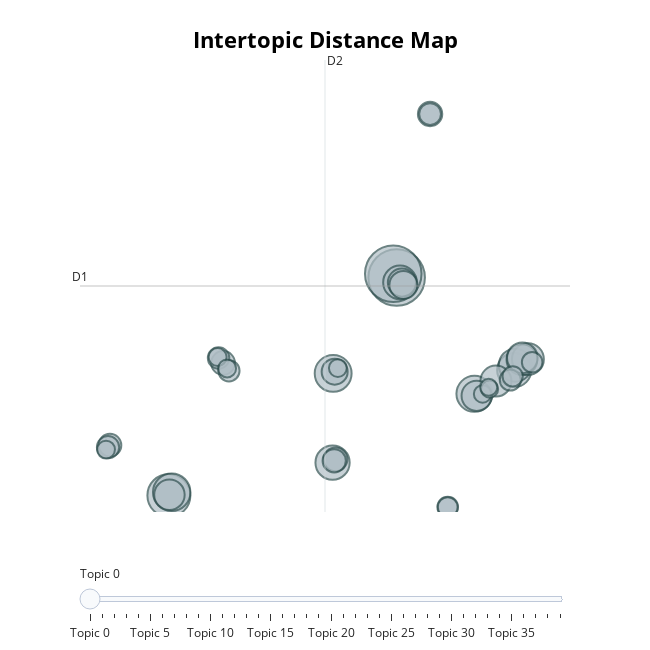

Write notebook code for a chart like this one.
### Code cell
topics, probs= topic_model.reduce_topics(customerevaluations["body"], topics, nr_topics=80)
topic_model.visualize_topics()

### Figure 1 — Plotly figure (JSON) as saved in the notebook; plotly's stock layout.template omitted (floating-point values rounded to 4 significant figures)
{"data": [{"customdata": [[0, "konto | wurde | gekündigt | bank | geld", 1311], [1, "karte | visa | kreditkarte | bank | wurde", 1310], [2, "telefon | freundlich | kompetent | kompetente | freundliche", 757], [3, "beratung | kompetente | gute | freundliche | schnelle", 575], [4, "kundenservice | schlechter | service | schlechteste | unfreundlich", 557], [5, "app | tan2go | funktioniert | handy | mehr", 532], [6, "schnelle | antwort | hilfe | danke | dank", 479], [7, "service | guter | schneller | gute | super", 478], [8, "schnelle | bearbeitung | kredit | schnell | abwicklung", 464], [9, "online | banking | onlinebanking | gute | super", 446], [10, "app | super | übersichtlich | tolle | gute", 417], [11, "app | banking | super | bank | gut", 394], [12, "konto | kontoeröffnung | schnelle | schnell | super", 387], [13, "schnell | unkompliziert | zuverlässig | einfach | super", 382], [14, "beraten | gespräch | geholfen | freundlich | kompetent", 380], [15, "online | banking | bank | onlinebanking | neue", 372], [16, "kredit | versicherung | bank | wurde | zinsen", 325], [17, "deutschen | deutsche | deutsch | bank | konto", 322], [18, "hotline | minuten | telefon | warteschleife | wartezeit", 277], [19, "top | einfach | negatives | bessere | erkundet", 243], [20, "mail | per | antwort | phishing | anfrage", 232], [21, "zufrieden | rundum | super | immer | empfehlen", 231], [22, "beantwortet | frage | fragen | antwort | anfrage", 221], [23, "jahren | zufrieden | seit | kunde | vielen", 212], [24, "probleme | bank | seit | jahren | kunde", 203], [25, "besser | meckern | geht | müll | stern", 194], [26, "zufrieden | bank | froh | voll | leistungen", 189], [27, "perfekt | funktioniert | gut | super | ok", 184], [28, "beste | bestens | best | bank | ever", 182], [29, "kompetent | freundlich | hilfsbereit | schnell | immer", 175], [30, "einfach | unkompliziert | übersichtlich | bedienen | bedienung", 173], [31, "super | service | hervorragend | einfach | schnelle", 168], [32, "mitarbeiter | freundliche | freundlich | kompetente | hilfsbereit", 159], [33, "empfehlen | empfehlenswert | zufrieden | top | super", 133], [34, "zufrieden | zufriedenheit | voll | vollsten | super", 132], [35, "minuten | warten | warteschleife | warteschlange | mitarbeiter", 130], [36, "erfahrungen | gemacht | positive | gute | erfahrung", 130], [37, "tan | phototan | verfahren | app | photo", 125], [38, "cashback | prime | cashbacks | superdeals | deals", 120], [39, "apple | pay | app | applepay | bank", 120]], "hovertemplate": "<b>Topic %{customdata[0]}</b><br>Words: %{customdata[1]}<br>Size: %{customdata[2]}", "legendgroup": "", "marker": {"color": "#B0BEC5", "line": {"color": "DarkSlateGrey", "width": 2}, "size": [1311, 1310, 757, 575, 557, 532, 479, 478, 464, 446, 417, 394, 387, 382, 380, 372, 325, 322, 277, 243, 232, 231, 221, 212, 203, 194, 189, 184, 182, 175, 173, 168, 159, 133, 132, 130, 130, 125, 120, 120], "sizemode": "area", "sizeref": 0.8194, "symbol": "circle"}, "mode": "markers", "name": "", "orientation": "v", "showlegend": false, "type": "scatter", "x": [7.572, 7.353, -7.18, -6.998, 3.46, 12.61, 3.421, 15.19, 7.789, 15.26, 16.07, 14.0, 15.69, 15.71, -7.144, 12.75, 7.914, 8.012, 3.558, 9.738, 3.612, -3.67, 3.527, -11.0, -11.12, 9.738, -3.962, -3.289, 14.93, 10.88, 16.35, 15.09, 10.88, -4.023, -3.41, 3.764, -11.25, 13.14, 13.59, 13.53], "xaxis": "x", "y": [11.17, 11.38, -1.215, -1.034, 5.719, 4.557, 0.6484, 5.91, 10.89, 6.184, 6.53, 5.281, 6.495, 6.602, -1.18, 4.446, 10.88, 10.75, 5.819, 20.46, 0.8388, 6.31, 0.7539, 1.643, 1.523, 20.46, 6.593, 5.867, 5.346, -1.876, 6.352, 5.555, -1.875, 6.648, 5.998, 6.022, 1.388, 4.55, 4.826, 4.931], "yaxis": "y"}], "layout": {"annotations": [{"showarrow": false, "text": "D1", "x": -12.94, "y": 10.69, "yshift": 10}, {"showarrow": false, "text": "D2", "x": 2.932, "xshift": 10, "y": 23.53}], "height": 650, "hoverlabel": {"bgcolor": "white", "font": {"family": "Rockwell", "size": 16}}, "legend": {"itemsizing": "constant", "tracegroupgap": 0}, "margin": {"t": 60}, "shapes": [{"line": {"color": "#CFD8DC", "width": 2}, "type": "line", "x0": 2.932, "x1": 2.932, "y0": -2.157, "y1": 23.53}, {"line": {"color": "#9E9E9E", "width": 2}, "type": "line", "x0": -12.94, "x1": 18.8, "y0": 10.69, "y1": 10.69}], "sliders": [{"active": 0, "pad": {"t": 50}, "steps": [{"args": [{"marker.color": [["red", "#B0BEC5", "#B0BEC5", "#B0BEC5", "#B0BEC5", "#B0BEC5", "#B0BEC5", "#B0BEC5", "#B0BEC5", "#B0BEC5", "#B0BEC5", "#B0BEC5", "#B0BEC5", "#B0BEC5", "#B0BEC5", "#B0BEC5", "#B0BEC5", "#B0BEC5", "#B0BEC5", "#B0BEC5", "#B0BEC5", "#B0BEC5", "#B0BEC5", "#B0BEC5", "#B0BEC5", "#B0BEC5", "#B0BEC5", "#B0BEC5", "#B0BEC5", "#B0BEC5", "#B0BEC5", "#B0BEC5", "#B0BEC5", "#B0BEC5", "#B0BEC5", "#B0BEC5", "#B0BEC5", "#B0BEC5", "#B0BEC5", "#B0BEC5"]]}], "label": "Topic 0", "method": "update"}, {"args": [{"marker.color": [["#B0BEC5", "red", "#B0BEC5", "#B0BEC5", "#B0BEC5", "#B0BEC5", "#B0BEC5", "#B0BEC5", "#B0BEC5", "#B0BEC5", "#B0BEC5", "#B0BEC5", "#B0BEC5", "#B0BEC5", "#B0BEC5", "#B0BEC5", "#B0BEC5", "#B0BEC5", "#B0BEC5", "#B0BEC5", "#B0BEC5", "#B0BEC5", "#B0BEC5", "#B0BEC5", "#B0BEC5", "#B0BEC5", "#B0BEC5", "#B0BEC5", "#B0BEC5", "#B0BEC5", "#B0BEC5", "#B0BEC5", "#B0BEC5", "#B0BEC5", "#B0BEC5", "#B0BEC5", "#B0BEC5", "#B0BEC5", "#B0BEC5", "#B0BEC5"]]}], "label": "Topic 1", "method": "update"}, {"args": [{"marker.color": [["#B0BEC5", "#B0BEC5", "red", "#B0BEC5", "#B0BEC5", "#B0BEC5", "#B0BEC5", "#B0BEC5", "#B0BEC5", "#B0BEC5", "#B0BEC5", "#B0BEC5", "#B0BEC5", "#B0BEC5", "#B0BEC5", "#B0BEC5", "#B0BEC5", "#B0BEC5", "#B0BEC5", "#B0BEC5", "#B0BEC5", "#B0BEC5", "#B0BEC5", "#B0BEC5", "#B0BEC5", "#B0BEC5", "#B0BEC5", "#B0BEC5", "#B0BEC5", "#B0BEC5", "#B0BEC5", "#B0BEC5", "#B0BEC5", "#B0BEC5", "#B0BEC5", "#B0BEC5", "#B0BEC5", "#B0BEC5", "#B0BEC5", "#B0BEC5"]]}], "label": "Topic 2", "method": "update"}, {"args": [{"marker.color": [["#B0BEC5", "#B0BEC5", "#B0BEC5", "red", "#B0BEC5", "#B0BEC5", "#B0BEC5", "#B0BEC5", "#B0BEC5", "#B0BEC5", "#B0BEC5", "#B0BEC5", "#B0BEC5", "#B0BEC5", "#B0BEC5", "#B0BEC5", "#B0BEC5", "#B0BEC5", "#B0BEC5", "#B0BEC5", "#B0BEC5", "#B0BEC5", "#B0BEC5", "#B0BEC5", "#B0BEC5", "#B0BEC5", "#B0BEC5", "#B0BEC5", "#B0BEC5", "#B0BEC5", "#B0BEC5", "#B0BEC5", "#B0BEC5", "#B0BEC5", "#B0BEC5", "#B0BEC5", "#B0BEC5", "#B0BEC5", "#B0BEC5", "#B0BEC5"]]}], "label": "Topic 3", "method": "update"}, {"args": [{"marker.color": [["#B0BEC5", "#B0BEC5", "#B0BEC5", "#B0BEC5", "red", "#B0BEC5", "#B0BEC5", "#B0BEC5", "#B0BEC5", "#B0BEC5", "#B0BEC5", "#B0BEC5", "#B0BEC5", "#B0BEC5", "#B0BEC5", "#B0BEC5", "#B0BEC5", "#B0BEC5", "#B0BEC5", "#B0BEC5", "#B0BEC5", "#B0BEC5", "#B0BEC5", "#B0BEC5", "#B0BEC5", "#B0BEC5", "#B0BEC5", "#B0BEC5", "#B0BEC5", "#B0BEC5", "#B0BEC5", "#B0BEC5", "#B0BEC5", "#B0BEC5", "#B0BEC5", "#B0BEC5", "#B0BEC5", "#B0BEC5", "#B0BEC5", "#B0BEC5"]]}], "label": "Topic 4", "method": "update"}, {"args": [{"marker.color": [["#B0BEC5", "#B0BEC5", "#B0BEC5", "#B0BEC5", "#B0BEC5", "red", "#B0BEC5", "#B0BEC5", "#B0BEC5", "#B0BEC5", "#B0BEC5", "#B0BEC5", "#B0BEC5", "#B0BEC5", "#B0BEC5", "#B0BEC5", "#B0BEC5", "#B0BEC5", "#B0BEC5", "#B0BEC5", "#B0BEC5", "#B0BEC5", "#B0BEC5", "#B0BEC5", "#B0BEC5", "#B0BEC5", "#B0BEC5", "#B0BEC5", "#B0BEC5", "#B0BEC5", "#B0BEC5", "#B0BEC5", "#B0BEC5", "#B0BEC5", "#B0BEC5", "#B0BEC5", "#B0BEC5", "#B0BEC5", "#B0BEC5", "#B0BEC5"]]}], "label": "Topic 5", "method": "update"}, {"args": [{"marker.color": [["#B0BEC5", "#B0BEC5", "#B0BEC5", "#B0BEC5", "#B0BEC5", "#B0BEC5", "red", "#B0BEC5", "#B0BEC5", "#B0BEC5", "#B0BEC5", "#B0BEC5", "#B0BEC5", "#B0BEC5", "#B0BEC5", "#B0BEC5", "#B0BEC5", "#B0BEC5", "#B0BEC5", "#B0BEC5", "#B0BEC5", "#B0BEC5", "#B0BEC5", "#B0BEC5", "#B0BEC5", "#B0BEC5", "#B0BEC5", "#B0BEC5", "#B0BEC5", "#B0BEC5", "#B0BEC5", "#B0BEC5", "#B0BEC5", "#B0BEC5", "#B0BEC5", "#B0BEC5", "#B0BEC5", "#B0BEC5", "#B0BEC5", "#B0BEC5"]]}], "label": "Topic 6", "method": "update"}, {"args": [{"marker.color": [["#B0BEC5", "#B0BEC5", "#B0BEC5", "#B0BEC5", "#B0BEC5", "#B0BEC5", "#B0BEC5", "red", "#B0BEC5", "#B0BEC5", "#B0BEC5", "#B0BEC5", "#B0BEC5", "#B0BEC5", "#B0BEC5", "#B0BEC5", "#B0BEC5", "#B0BEC5", "#B0BEC5", "#B0BEC5", "#B0BEC5", "#B0BEC5", "#B0BEC5", "#B0BEC5", "#B0BEC5", "#B0BEC5", "#B0BEC5", "#B0BEC5", "#B0BEC5", "#B0BEC5", "#B0BEC5", "#B0BEC5", "#B0BEC5", "#B0BEC5", "#B0BEC5", "#B0BEC5", "#B0BEC5", "#B0BEC5", "#B0BEC5", "#B0BEC5"]]}], "label": "Topic 7", "method": "update"}, {"args": [{"marker.color": [["#B0BEC5", "#B0BEC5", "#B0BEC5", "#B0BEC5", "#B0BEC5", "#B0BEC5", "#B0BEC5", "#B0BEC5", "red", "#B0BEC5", "#B0BEC5", "#B0BEC5", "#B0BEC5", "#B0BEC5", "#B0BEC5", "#B0BEC5", "#B0BEC5", "#B0BEC5", "#B0BEC5", "#B0BEC5", "#B0BEC5", "#B0BEC5", "#B0BEC5", "#B0BEC5", "#B0BEC5", "#B0BEC5", "#B0BEC5", "#B0BEC5", "#B0BEC5", "#B0BEC5", "#B0BEC5", "#B0BEC5", "#B0BEC5", "#B0BEC5", "#B0BEC5", "#B0BEC5", "#B0BEC5", "#B0BEC5", "#B0BEC5", "#B0BEC5"]]}], "label": "Topic 8", "method": "update"}, {"args": [{"marker.color": [["#B0BEC5", "#B0BEC5", "#B0BEC5", "#B0BEC5", "#B0BEC5", "#B0BEC5", "#B0BEC5", "#B0BEC5", "#B0BEC5", "red", "#B0BEC5", "#B0BEC5", "#B0BEC5", "#B0BEC5", "#B0BEC5", "#B0BEC5", "#B0BEC5", "#B0BEC5", "#B0BEC5", "#B0BEC5", "#B0BEC5", "#B0BEC5", "#B0BEC5", "#B0BEC5", "#B0BEC5", "#B0BEC5", "#B0BEC5", "#B0BEC5", "#B0BEC5", "#B0BEC5", "#B0BEC5", "#B0BEC5", "#B0BEC5", "#B0BEC5", "#B0BEC5", "#B0BEC5", "#B0BEC5", "#B0BEC5", "#B0BEC5", "#B0BEC5"]]}], "label": "Topic 9", "method": "update"}, {"args": [{"marker.color": [["#B0BEC5", "#B0BEC5", "#B0BEC5", "#B0BEC5", "#B0BEC5", "#B0BEC5", "#B0BEC5", "#B0BEC5", "#B0BEC5", "#B0BEC5", "red", "#B0BEC5", "#B0BEC5", "#B0BEC5", "#B0BEC5", "#B0BEC5", "#B0BEC5", "#B0BEC5", "#B0BEC5", "#B0BEC5", "#B0BEC5", "#B0BEC5", "#B0BEC5", "#B0BEC5", "#B0BEC5", "#B0BEC5", "#B0BEC5", "#B0BEC5", "#B0BEC5", "#B0BEC5", "#B0BEC5", "#B0BEC5", "#B0BEC5", "#B0BEC5", "#B0BEC5", "#B0BEC5", "#B0BEC5", "#B0BEC5", "#B0BEC5", "#B0BEC5"]]}], "label": "Topic 10", "method": "update"}, {"args": [{"marker.color": [["#B0BEC5", "#B0BEC5", "#B0BEC5", "#B0BEC5", "#B0BEC5", "#B0BEC5", "#B0BEC5", "#B0BEC5", "#B0BEC5", "#B0BEC5", "#B0BEC5", "red", "#B0BEC5", "#B0BEC5", "#B0BEC5", "#B0BEC5", "#B0BEC5", "#B0BEC5", "#B0BEC5", "#B0BEC5", "#B0BEC5", "#B0BEC5", "#B0BEC5", "#B0BEC5", "#B0BEC5", "#B0BEC5", "#B0BEC5", "#B0BEC5", "#B0BEC5", "#B0BEC5", "#B0BEC5", "#B0BEC5", "#B0BEC5", "#B0BEC5", "#B0BEC5", "#B0BEC5", "#B0BEC5", "#B0BEC5", "#B0BEC5", "#B0BEC5"]]}], "label": "Topic 11", "method": "update"}, {"args": [{"marker.color": [["#B0BEC5", "#B0BEC5", "#B0BEC5", "#B0BEC5", "#B0BEC5", "#B0BEC5", "#B0BEC5", "#B0BEC5", "#B0BEC5", "#B0BEC5", "#B0BEC5", "#B0BEC5", "red", "#B0BEC5", "#B0BEC5", "#B0BEC5", "#B0BEC5", "#B0BEC5", "#B0BEC5", "#B0BEC5", "#B0BEC5", "#B0BEC5", "#B0BEC5", "#B0BEC5", "#B0BEC5", "#B0BEC5", "#B0BEC5", "#B0BEC5", "#B0BEC5", "#B0BEC5", "#B0BEC5", "#B0BEC5", "#B0BEC5", "#B0BEC5", "#B0BEC5", "#B0BEC5", "#B0BEC5", "#B0BEC5", "#B0BEC5", "#B0BEC5"]]}], "label": "Topic 12", "method": "update"}, {"args": [{"marker.color": [["#B0BEC5", "#B0BEC5", "#B0BEC5", "#B0BEC5", "#B0BEC5", "#B0BEC5", "#B0BEC5", "#B0BEC5", "#B0BEC5", "#B0BEC5", "#B0BEC5", "#B0BEC5", "#B0BEC5", "red", "#B0BEC5", "#B0BEC5", "#B0BEC5", "#B0BEC5", "#B0BEC5", "#B0BEC5", "#B0BEC5", "#B0BEC5", "#B0BEC5", "#B0BEC5", "#B0BEC5", "#B0BEC5", "#B0BEC5", "#B0BEC5", "#B0BEC5", "#B0BEC5", "#B0BEC5", "#B0BEC5", "#B0BEC5", "#B0BEC5", "#B0BEC5", "#B0BEC5", "#B0BEC5", "#B0BEC5", "#B0BEC5", "#B0BEC5"]]}], "label": "Topic 13", "method": "update"}, {"args": [{"marker.color": [["#B0BEC5", "#B0BEC5", "#B0BEC5", "#B0BEC5", "#B0BEC5", "#B0BEC5", "#B0BEC5", "#B0BEC5", "#B0BEC5", "#B0BEC5", "#B0BEC5", "#B0BEC5", "#B0BEC5", "#B0BEC5", "red", "#B0BEC5", "#B0BEC5", "#B0BEC5", "#B0BEC5", "#B0BEC5", "#B0BEC5", "#B0BEC5", "#B0BEC5", "#B0BEC5", "#B0BEC5", "#B0BEC5", "#B0BEC5", "#B0BEC5", "#B0BEC5", "#B0BEC5", "#B0BEC5", "#B0BEC5", "#B0BEC5", "#B0BEC5", "#B0BEC5", "#B0BEC5", "#B0BEC5", "#B0BEC5", "#B0BEC5", "#B0BEC5"]]}], "label": "Topic 14", "method": "update"}, {"args": [{"marker.color": [["#B0BEC5", "#B0BEC5", "#B0BEC5", "#B0BEC5", "#B0BEC5", "#B0BEC5", "#B0BEC5", "#B0BEC5", "#B0BEC5", "#B0BEC5", "#B0BEC5", "#B0BEC5", "#B0BEC5", "#B0BEC5", "#B0BEC5", "red", "#B0BEC5", "#B0BEC5", "#B0BEC5", "#B0BEC5", "#B0BEC5", "#B0BEC5", "#B0BEC5", "#B0BEC5", "#B0BEC5", "#B0BEC5", "#B0BEC5", "#B0BEC5", "#B0BEC5", "#B0BEC5", "#B0BEC5", "#B0BEC5", "#B0BEC5", "#B0BEC5", "#B0BEC5", "#B0BEC5", "#B0BEC5", "#B0BEC5", "#B0BEC5", "#B0BEC5"]]}], "label": "Topic 15", "method": "update"}, {"args": [{"marker.color": [["#B0BEC5", "#B0BEC5", "#B0BEC5", "#B0BEC5", "#B0BEC5", "#B0BEC5", "#B0BEC5", "#B0BEC5", "#B0BEC5", "#B0BEC5", "#B0BEC5", "#B0BEC5", "#B0BEC5", "#B0BEC5", "#B0BEC5", "#B0BEC5", "red", "#B0BEC5", "#B0BEC5", "#B0BEC5", "#B0BEC5", "#B0BEC5", "#B0BEC5", "#B0BEC5", "#B0BEC5", "#B0BEC5", "#B0BEC5", "#B0BEC5", "#B0BEC5", "#B0BEC5", "#B0BEC5", "#B0BEC5", "#B0BEC5", "#B0BEC5", "#B0BEC5", "#B0BEC5", "#B0BEC5", "#B0BEC5", "#B0BEC5", "#B0BEC5"]]}], "label": "Topic 16", "method": "update"}, {"args": [{"marker.color": [["#B0BEC5", "#B0BEC5", "#B0BEC5", "#B0BEC5", "#B0BEC5", "#B0BEC5", "#B0BEC5", "#B0BEC5", "#B0BEC5", "#B0BEC5", "#B0BEC5", "#B0BEC5", "#B0BEC5", "#B0BEC5", "#B0BEC5", "#B0BEC5", "#B0BEC5", "red", "#B0BEC5", "#B0BEC5", "#B0BEC5", "#B0BEC5", "#B0BEC5", "#B0BEC5", "#B0BEC5", "#B0BEC5", "#B0BEC5", "#B0BEC5", "#B0BEC5", "#B0BEC5", "#B0BEC5", "#B0BEC5", "#B0BEC5", "#B0BEC5", "#B0BEC5", "#B0BEC5", "#B0BEC5", "#B0BEC5", "#B0BEC5", "#B0BEC5"]]}], "label": "Topic 17", "method": "update"}, {"args": [{"marker.color": [["#B0BEC5", "#B0BEC5", "#B0BEC5", "#B0BEC5", "#B0BEC5", "#B0BEC5", "#B0BEC5", "#B0BEC5", "#B0BEC5", "#B0BEC5", "#B0BEC5", "#B0BEC5", "#B0BEC5", "#B0BEC5", "#B0BEC5", "#B0BEC5", "#B0BEC5", "#B0BEC5", "red", "#B0BEC5", "#B0BEC5", "#B0BEC5", "#B0BEC5", "#B0BEC5", "#B0BEC5", "#B0BEC5", "#B0BEC5", "#B0BEC5", "#B0BEC5", "#B0BEC5", "#B0BEC5", "#B0BEC5", "#B0BEC5", "#B0BEC5", "#B0BEC5", "#B0BEC5", "#B0BEC5", "#B0BEC5", "#B0BEC5", "#B0BEC5"]]}], "label": "Topic 18", "method": "update"}, {"args": [{"marker.color": [["#B0BEC5", "#B0BEC5", "#B0BEC5", "#B0BEC5", "#B0BEC5", "#B0BEC5", "#B0BEC5", "#B0BEC5", "#B0BEC5", "#B0BEC5", "#B0BEC5", "#B0BEC5", "#B0BEC5", "#B0BEC5", "#B0BEC5", "#B0BEC5", "#B0BEC5", "#B0BEC5", "#B0BEC5", "red", "#B0BEC5", "#B0BEC5", "#B0BEC5", "#B0BEC5", "#B0BEC5", "#B0BEC5", "#B0BEC5", "#B0BEC5", "#B0BEC5", "#B0BEC5", "#B0BEC5", "#B0BEC5", "#B0BEC5", "#B0BEC5", "#B0BEC5", "#B0BEC5", "#B0BEC5", "#B0BEC5", "#B0BEC5", "#B0BEC5"]]}], "label": "Topic 19", "method": "update"}, {"args": [{"marker.color": [["#B0BEC5", "#B0BEC5", "#B0BEC5", "#B0BEC5", "#B0BEC5", "#B0BEC5", "#B0BEC5", "#B0BEC5", "#B0BEC5", "#B0BEC5", "#B0BEC5", "#B0BEC5", "#B0BEC5", "#B0BEC5", "#B0BEC5", "#B0BEC5", "#B0BEC5", "#B0BEC5", "#B0BEC5", "#B0BEC5", "red", "#B0BEC5", "#B0BEC5", "#B0BEC5", "#B0BEC5", "#B0BEC5", "#B0BEC5", "#B0BEC5", "#B0BEC5", "#B0BEC5", "#B0BEC5", "#B0BEC5", "#B0BEC5", "#B0BEC5", "#B0BEC5", "#B0BEC5", "#B0BEC5", "#B0BEC5", "#B0BEC5", "#B0BEC5"]]}], "label": "Topic 20", "method": "update"}, {"args": [{"marker.color": [["#B0BEC5", "#B0BEC5", "#B0BEC5", "#B0BEC5", "#B0BEC5", "#B0BEC5", "#B0BEC5", "#B0BEC5", "#B0BEC5", "#B0BEC5", "#B0BEC5", "#B0BEC5", "#B0BEC5", "#B0BEC5", "#B0BEC5", "#B0BEC5", "#B0BEC5", "#B0BEC5", "#B0BEC5", "#B0BEC5", "#B0BEC5", "red", "#B0BEC5", "#B0BEC5", "#B0BEC5", "#B0BEC5", "#B0BEC5", "#B0BEC5", "#B0BEC5", "#B0BEC5", "#B0BEC5", "#B0BEC5", "#B0BEC5", "#B0BEC5", "#B0BEC5", "#B0BEC5", "#B0BEC5", "#B0BEC5", "#B0BEC5", "#B0BEC5"]]}], "label": "Topic 21", "method": "update"}, {"args": [{"marker.color": [["#B0BEC5", "#B0BEC5", "#B0BEC5", "#B0BEC5", "#B0BEC5", "#B0BEC5", "#B0BEC5", "#B0BEC5", "#B0BEC5", "#B0BEC5", "#B0BEC5", "#B0BEC5", "#B0BEC5", "#B0BEC5", "#B0BEC5", "#B0BEC5", "#B0BEC5", "#B0BEC5", "#B0BEC5", "#B0BEC5", "#B0BEC5", "#B0BEC5", "red", "#B0BEC5", "#B0BEC5", "#B0BEC5", "#B0BEC5", "#B0BEC5", "#B0BEC5", "#B0BEC5", "#B0BEC5", "#B0BEC5", "#B0BEC5", "#B0BEC5", "#B0BEC5", "#B0BEC5", "#B0BEC5", "#B0BEC5", "#B0BEC5", "#B0BEC5"]]}], "label": "Topic 22", "method": "update"}, {"args": [{"marker.color": [["#B0BEC5", "#B0BEC5", "#B0BEC5", "#B0BEC5", "#B0BEC5", "#B0BEC5", "#B0BEC5", "#B0BEC5", "#B0BEC5", "#B0BEC5", "#B0BEC5", "#B0BEC5", "#B0BEC5", "#B0BEC5", "#B0BEC5", "#B0BEC5", "#B0BEC5", "#B0BEC5", "#B0BEC5", "#B0BEC5", "#B0BEC5", "#B0BEC5", "#B0BEC5", "red", "#B0BEC5", "#B0BEC5", "#B0BEC5", "#B0BEC5", "#B0BEC5", "#B0BEC5", "#B0BEC5", "#B0BEC5", "#B0BEC5", "#B0BEC5", "#B0BEC5", "#B0BEC5", "#B0BEC5", "#B0BEC5", "#B0BEC5", "#B0BEC5"]]}], "label": "Topic 23", "method": "update"}, {"args": [{"marker.color": [["#B0BEC5", "#B0BEC5", "#B0BEC5", "#B0BEC5", "#B0BEC5", "#B0BEC5", "#B0BEC5", "#B0BEC5", "#B0BEC5", "#B0BEC5", "#B0BEC5", "#B0BEC5", "#B0BEC5", "#B0BEC5", "#B0BEC5", "#B0BEC5", "#B0BEC5", "#B0BEC5", "#B0BEC5", "#B0BEC5", "#B0BEC5", "#B0BEC5", "#B0BEC5", "#B0BEC5", "red", "#B0BEC5", "#B0BEC5", "#B0BEC5", "#B0BEC5", "#B0BEC5", "#B0BEC5", "#B0BEC5", "#B0BEC5", "#B0BEC5", "#B0BEC5", "#B0BEC5", "#B0BEC5", "#B0BEC5", "#B0BEC5", "#B0BEC5"]]}], "label": "Topic 24", "method": "update"}, {"args": [{"marker.color": [["#B0BEC5", "#B0BEC5", "#B0BEC5", "#B0BEC5", "#B0BEC5", "#B0BEC5", "#B0BEC5", "#B0BEC5", "#B0BEC5", "#B0BEC5", "#B0BEC5", "#B0BEC5", "#B0BEC5", "#B0BEC5", "#B0BEC5", "#B0BEC5", "#B0BEC5", "#B0BEC5", "#B0BEC5", "#B0BEC5", "#B0BEC5", "#B0BEC5", "#B0BEC5", "#B0BEC5", "#B0BEC5", "red", "#B0BEC5", "#B0BEC5", "#B0BEC5", "#B0BEC5", "#B0BEC5", "#B0BEC5", "#B0BEC5", "#B0BEC5", "#B0BEC5", "#B0BEC5", "#B0BEC5", "#B0BEC5", "#B0BEC5", "#B0BEC5"]]}], "label": "Topic 25", "method": "update"}, {"args": [{"marker.color": [["#B0BEC5", "#B0BEC5", "#B0BEC5", "#B0BEC5", "#B0BEC5", "#B0BEC5", "#B0BEC5", "#B0BEC5", "#B0BEC5", "#B0BEC5", "#B0BEC5", "#B0BEC5", "#B0BEC5", "#B0BEC5", "#B0BEC5", "#B0BEC5", "#B0BEC5", "#B0BEC5", "#B0BEC5", "#B0BEC5", "#B0BEC5", "#B0BEC5", "#B0BEC5", "#B0BEC5", "#B0BEC5", "#B0BEC5", "red", "#B0BEC5", "#B0BEC5", "#B0BEC5", "#B0BEC5", "#B0BEC5", "#B0BEC5", "#B0BEC5", "#B0BEC5", "#B0BEC5", "#B0BEC5", "#B0BEC5", "#B0BEC5", "#B0BEC5"]]}], "label": "Topic 26", "method": "update"}, {"args": [{"marker.color": [["#B0BEC5", "#B0BEC5", "#B0BEC5", "#B0BEC5", "#B0BEC5", "#B0BEC5", "#B0BEC5", "#B0BEC5", "#B0BEC5", "#B0BEC5", "#B0BEC5", "#B0BEC5", "#B0BEC5", "#B0BEC5", "#B0BEC5", "#B0BEC5", "#B0BEC5", "#B0BEC5", "#B0BEC5", "#B0BEC5", "#B0BEC5", "#B0BEC5", "#B0BEC5", "#B0BEC5", "#B0BEC5", "#B0BEC5", "#B0BEC5", "red", "#B0BEC5", "#B0BEC5", "#B0BEC5", "#B0BEC5", "#B0BEC5", "#B0BEC5", "#B0BEC5", "#B0BEC5", "#B0BEC5", "#B0BEC5", "#B0BEC5", "#B0BEC5"]]}], "label": "Topic 27", "method": "update"}, {"args": [{"marker.color": [["#B0BEC5", "#B0BEC5", "#B0BEC5", "#B0BEC5", "#B0BEC5", "#B0BEC5", "#B0BEC5", "#B0BEC5", "#B0BEC5", "#B0BEC5", "#B0BEC5", "#B0BEC5", "#B0BEC5", "#B0BEC5", "#B0BEC5", "#B0BEC5", "#B0BEC5", "#B0BEC5", "#B0BEC5", "#B0BEC5", "#B0BEC5", "#B0BEC5", "#B0BEC5", "#B0BEC5", "#B0BEC5", "#B0BEC5", "#B0BEC5", "#B0BEC5", "red", "#B0BEC5", "#B0BEC5", "#B0BEC5", "#B0BEC5", "#B0BEC5", "#B0BEC5", "#B0BEC5", "#B0BEC5", "#B0BEC5", "#B0BEC5", "#B0BEC5"]]}], "label": "Topic 28", "method": "update"}, {"args": [{"marker.color": [["#B0BEC5", "#B0BEC5", "#B0BEC5", "#B0BEC5", "#B0BEC5", "#B0BEC5", "#B0BEC5", "#B0BEC5", "#B0BEC5", "#B0BEC5", "#B0BEC5", "#B0BEC5", "#B0BEC5", "#B0BEC5", "#B0BEC5", "#B0BEC5", "#B0BEC5", "#B0BEC5", "#B0BEC5", "#B0BEC5", "#B0BEC5", "#B0BEC5", "#B0BEC5", "#B0BEC5", "#B0BEC5", "#B0BEC5", "#B0BEC5", "#B0BEC5", "#B0BEC5", "red", "#B0BEC5", "#B0BEC5", "#B0BEC5", "#B0BEC5", "#B0BEC5", "#B0BEC5", "#B0BEC5", "#B0BEC5", "#B0BEC5", "#B0BEC5"]]}], "label": "Topic 29", "method": "update"}, {"args": [{"marker.color": [["#B0BEC5", "#B0BEC5", "#B0BEC5", "#B0BEC5", "#B0BEC5", "#B0BEC5", "#B0BEC5", "#B0BEC5", "#B0BEC5", "#B0BEC5", "#B0BEC5", "#B0BEC5", "#B0BEC5", "#B0BEC5", "#B0BEC5", "#B0BEC5", "#B0BEC5", "#B0BEC5", "#B0BEC5", "#B0BEC5", "#B0BEC5", "#B0BEC5", "#B0BEC5", "#B0BEC5", "#B0BEC5", "#B0BEC5", "#B0BEC5", "#B0BEC5", "#B0BEC5", "#B0BEC5", "red", "#B0BEC5", "#B0BEC5", "#B0BEC5", "#B0BEC5", "#B0BEC5", "#B0BEC5", "#B0BEC5", "#B0BEC5", "#B0BEC5"]]}], "label": "Topic 30", "method": "update"}, {"args": [{"marker.color": [["#B0BEC5", "#B0BEC5", "#B0BEC5", "#B0BEC5", "#B0BEC5", "#B0BEC5", "#B0BEC5", "#B0BEC5", "#B0BEC5", "#B0BEC5", "#B0BEC5", "#B0BEC5", "#B0BEC5", "#B0BEC5", "#B0BEC5", "#B0BEC5", "#B0BEC5", "#B0BEC5", "#B0BEC5", "#B0BEC5", "#B0BEC5", "#B0BEC5", "#B0BEC5", "#B0BEC5", "#B0BEC5", "#B0BEC5", "#B0BEC5", "#B0BEC5", "#B0BEC5", "#B0BEC5", "#B0BEC5", "red", "#B0BEC5", "#B0BEC5", "#B0BEC5", "#B0BEC5", "#B0BEC5", "#B0BEC5", "#B0BEC5", "#B0BEC5"]]}], "label": "Topic 31", "method": "update"}, {"args": [{"marker.color": [["#B0BEC5", "#B0BEC5", "#B0BEC5", "#B0BEC5", "#B0BEC5", "#B0BEC5", "#B0BEC5", "#B0BEC5", "#B0BEC5", "#B0BEC5", "#B0BEC5", "#B0BEC5", "#B0BEC5", "#B0BEC5", "#B0BEC5", "#B0BEC5", "#B0BEC5", "#B0BEC5", "#B0BEC5", "#B0BEC5", "#B0BEC5", "#B0BEC5", "#B0BEC5", "#B0BEC5", "#B0BEC5", "#B0BEC5", "#B0BEC5", "#B0BEC5", "#B0BEC5", "#B0BEC5", "#B0BEC5", "#B0BEC5", "red", "#B0BEC5", "#B0BEC5", "#B0BEC5", "#B0BEC5", "#B0BEC5", "#B0BEC5", "#B0BEC5"]]}], "label": "Topic 32", "method": "update"}, {"args": [{"marker.color": [["#B0BEC5", "#B0BEC5", "#B0BEC5", "#B0BEC5", "#B0BEC5", "#B0BEC5", "#B0BEC5", "#B0BEC5", "#B0BEC5", "#B0BEC5", "#B0BEC5", "#B0BEC5", "#B0BEC5", "#B0BEC5", "#B0BEC5", "#B0BEC5", "#B0BEC5", "#B0BEC5", "#B0BEC5", "#B0BEC5", "#B0BEC5", "#B0BEC5", "#B0BEC5", "#B0BEC5", "#B0BEC5", "#B0BEC5", "#B0BEC5", "#B0BEC5", "#B0BEC5", "#B0BEC5", "#B0BEC5", "#B0BEC5", "#B0BEC5", "red", "#B0BEC5", "#B0BEC5", "#B0BEC5", "#B0BEC5", "#B0BEC5", "#B0BEC5"]]}], "label": "Topic 33", "method": "update"}, {"args": [{"marker.color": [["#B0BEC5", "#B0BEC5", "#B0BEC5", "#B0BEC5", "#B0BEC5", "#B0BEC5", "#B0BEC5", "#B0BEC5", "#B0BEC5", "#B0BEC5", "#B0BEC5", "#B0BEC5", "#B0BEC5", "#B0BEC5", "#B0BEC5", "#B0BEC5", "#B0BEC5", "#B0BEC5", "#B0BEC5", "#B0BEC5", "#B0BEC5", "#B0BEC5", "#B0BEC5", "#B0BEC5", "#B0BEC5", "#B0BEC5", "#B0BEC5", "#B0BEC5", "#B0BEC5", "#B0BEC5", "#B0BEC5", "#B0BEC5", "#B0BEC5", "#B0BEC5", "red", "#B0BEC5", "#B0BEC5", "#B0BEC5", "#B0BEC5", "#B0BEC5"]]}], "label": "Topic 34", "method": "update"}, {"args": [{"marker.color": [["#B0BEC5", "#B0BEC5", "#B0BEC5", "#B0BEC5", "#B0BEC5", "#B0BEC5", "#B0BEC5", "#B0BEC5", "#B0BEC5", "#B0BEC5", "#B0BEC5", "#B0BEC5", "#B0BEC5", "#B0BEC5", "#B0BEC5", "#B0BEC5", "#B0BEC5", "#B0BEC5", "#B0BEC5", "#B0BEC5", "#B0BEC5", "#B0BEC5", "#B0BEC5", "#B0BEC5", "#B0BEC5", "#B0BEC5", "#B0BEC5", "#B0BEC5", "#B0BEC5", "#B0BEC5", "#B0BEC5", "#B0BEC5", "#B0BEC5", "#B0BEC5", "#B0BEC5", "red", "#B0BEC5", "#B0BEC5", "#B0BEC5", "#B0BEC5"]]}], "label": "Topic 35", "method": "update"}, {"args": [{"marker.color": [["#B0BEC5", "#B0BEC5", "#B0BEC5", "#B0BEC5", "#B0BEC5", "#B0BEC5", "#B0BEC5", "#B0BEC5", "#B0BEC5", "#B0BEC5", "#B0BEC5", "#B0BEC5", "#B0BEC5", "#B0BEC5", "#B0BEC5", "#B0BEC5", "#B0BEC5", "#B0BEC5", "#B0BEC5", "#B0BEC5", "#B0BEC5", "#B0BEC5", "#B0BEC5", "#B0BEC5", "#B0BEC5", "#B0BEC5", "#B0BEC5", "#B0BEC5", "#B0BEC5", "#B0BEC5", "#B0BEC5", "#B0BEC5", "#B0BEC5", "#B0BEC5", "#B0BEC5", "#B0BEC5", "red", "#B0BEC5", "#B0BEC5", "#B0BEC5"]]}], "label": "Topic 36", "method": "update"}, {"args": [{"marker.color": [["#B0BEC5", "#B0BEC5", "#B0BEC5", "#B0BEC5", "#B0BEC5", "#B0BEC5", "#B0BEC5", "#B0BEC5", "#B0BEC5", "#B0BEC5", "#B0BEC5", "#B0BEC5", "#B0BEC5", "#B0BEC5", "#B0BEC5", "#B0BEC5", "#B0BEC5", "#B0BEC5", "#B0BEC5", "#B0BEC5", "#B0BEC5", "#B0BEC5", "#B0BEC5", "#B0BEC5", "#B0BEC5", "#B0BEC5", "#B0BEC5", "#B0BEC5", "#B0BEC5", "#B0BEC5", "#B0BEC5", "#B0BEC5", "#B0BEC5", "#B0BEC5", "#B0BEC5", "#B0BEC5", "#B0BEC5", "red", "#B0BEC5", "#B0BEC5"]]}], "label": "Topic 37", "method": "update"}, {"args": [{"marker.color": [["#B0BEC5", "#B0BEC5", "#B0BEC5", "#B0BEC5", "#B0BEC5", "#B0BEC5", "#B0BEC5", "#B0BEC5", "#B0BEC5", "#B0BEC5", "#B0BEC5", "#B0BEC5", "#B0BEC5", "#B0BEC5", "#B0BEC5", "#B0BEC5", "#B0BEC5", "#B0BEC5", "#B0BEC5", "#B0BEC5", "#B0BEC5", "#B0BEC5", "#B0BEC5", "#B0BEC5", "#B0BEC5", "#B0BEC5", "#B0BEC5", "#B0BEC5", "#B0BEC5", "#B0BEC5", "#B0BEC5", "#B0BEC5", "#B0BEC5", "#B0BEC5", "#B0BEC5", "#B0BEC5", "#B0BEC5", "#B0BEC5", "red", "#B0BEC5"]]}], "label": "Topic 38", "method": "update"}, {"args": [{"marker.color": [["#B0BEC5", "#B0BEC5", "#B0BEC5", "#B0BEC5", "#B0BEC5", "#B0BEC5", "#B0BEC5", "#B0BEC5", "#B0BEC5", "#B0BEC5", "#B0BEC5", "#B0BEC5", "#B0BEC5", "#B0BEC5", "#B0BEC5", "#B0BEC5", "#B0BEC5", "#B0BEC5", "#B0BEC5", "#B0BEC5", "#B0BEC5", "#B0BEC5", "#B0BEC5", "#B0BEC5", "#B0BEC5", "#B0BEC5", "#B0BEC5", "#B0BEC5", "#B0BEC5", "#B0BEC5", "#B0BEC5", "#B0BEC5", "#B0BEC5", "#B0BEC5", "#B0BEC5", "#B0BEC5", "#B0BEC5", "#B0BEC5", "#B0BEC5", "red"]]}], "label": "Topic 39", "method": "update"}]}], "title": {"font": {"color": "Black", "size": 22}, "text": "<b>Intertopic Distance Map", "x": 0.5, "xanchor": "center", "y": 0.95, "yanchor": "top"}, "width": 650, "xaxis": {"anchor": "y", "domain": [0, 1], "range": [-12.94, 18.8], "title": {"text": ""}, "visible": false}, "yaxis": {"anchor": "x", "domain": [0, 1], "range": [-2.157, 23.53], "title": {"text": ""}, "visible": false}}}
